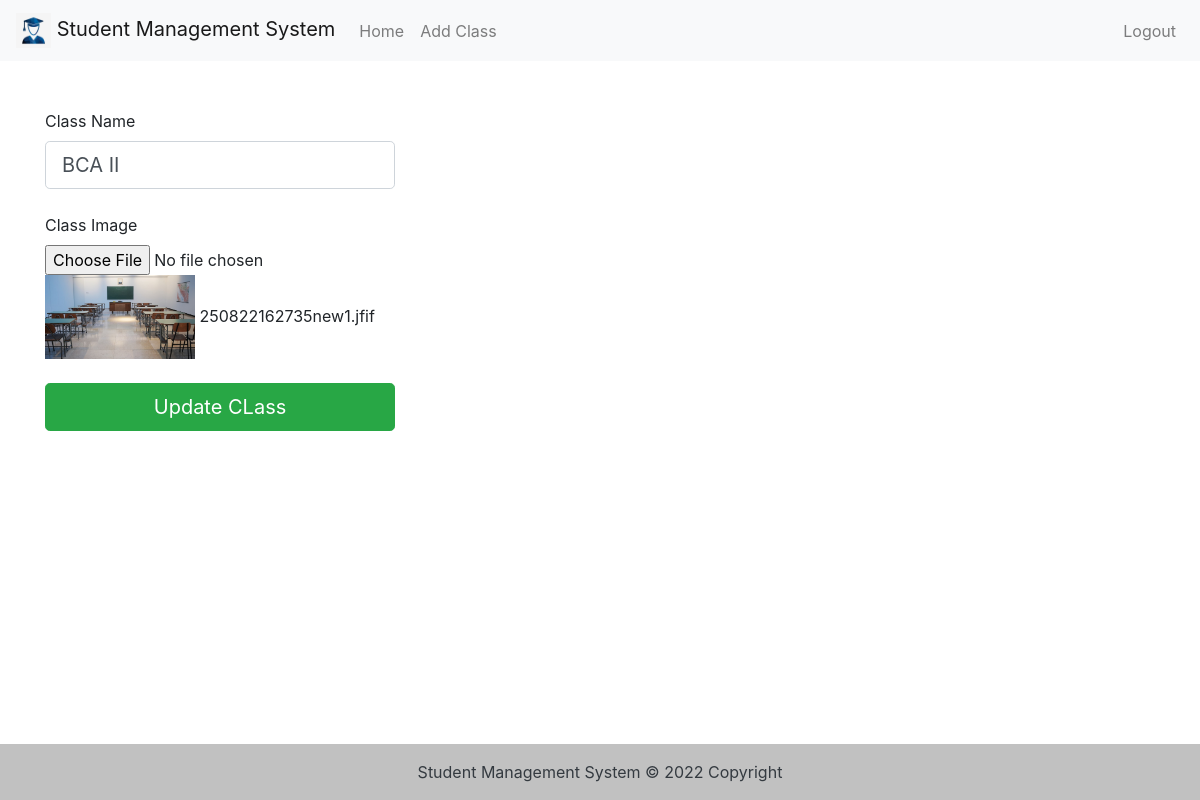
Screenshot of /Admin/UPdateDATA.php?update_id=38 (signed in) with the database file from the repository.
### tables this page shows
CREATE TABLE `classname` (
  `Id` int(11) NOT NULL,
  `Class_Name` varchar(50) NOT NULL,
  `Class_Image` varchar(200) NOT NULL
);

### Admin/UpdateDATA.php (the view, shortened to what this page needs)
<?php
include "header.php";
$GetID = $_GET['update_id'];
$SelectData = "Select Class_Name,Class_Image from classname where Id='$GetID'";
$res = mysqli_query($conn, $SelectData);
$row = mysqli_fetch_assoc($res);
?>
<section>
  <div class="container py-5">
    <div class="row">
      <div class="col-md-4">
        <form method="POST" enctype="multipart/form-data">
          <div class="form-outline mb-4">
            <label class="form-label" for="form1Example13">Class Name</label>
            <input type="text" id="form1Example13" value="<?php echo $row['Class_Name'] ?>" name="ClassName" class="form-control form-control-lg" />
          </div>
          <div class="mb-4">
            <label class="form-label" for="form1Example13">Class Image</label>
            <input type="file" id="form1Example13" name="fileToUpload" class="" />
            <a href="../Images/<?php echo $row['Class_Image'] ?>" target="_blank"><img style="width:150px" src="../Images/<?php echo $row['Class_Image'] ?>" /></a>
            <?php echo $row['Class_Image'] ?>
          </div>
          <input type="submit" name="UpdateClass" class="btn btn-success btn-lg btn-block" value="Update CLass">
        </form>
      </div>
    </div>
</section>
<?php
include "footer.php";
?>

### rows the page displays
classname: ClassName "BCA II", Class_Image (picture), Class_Image "250822162735new1.jfif"
